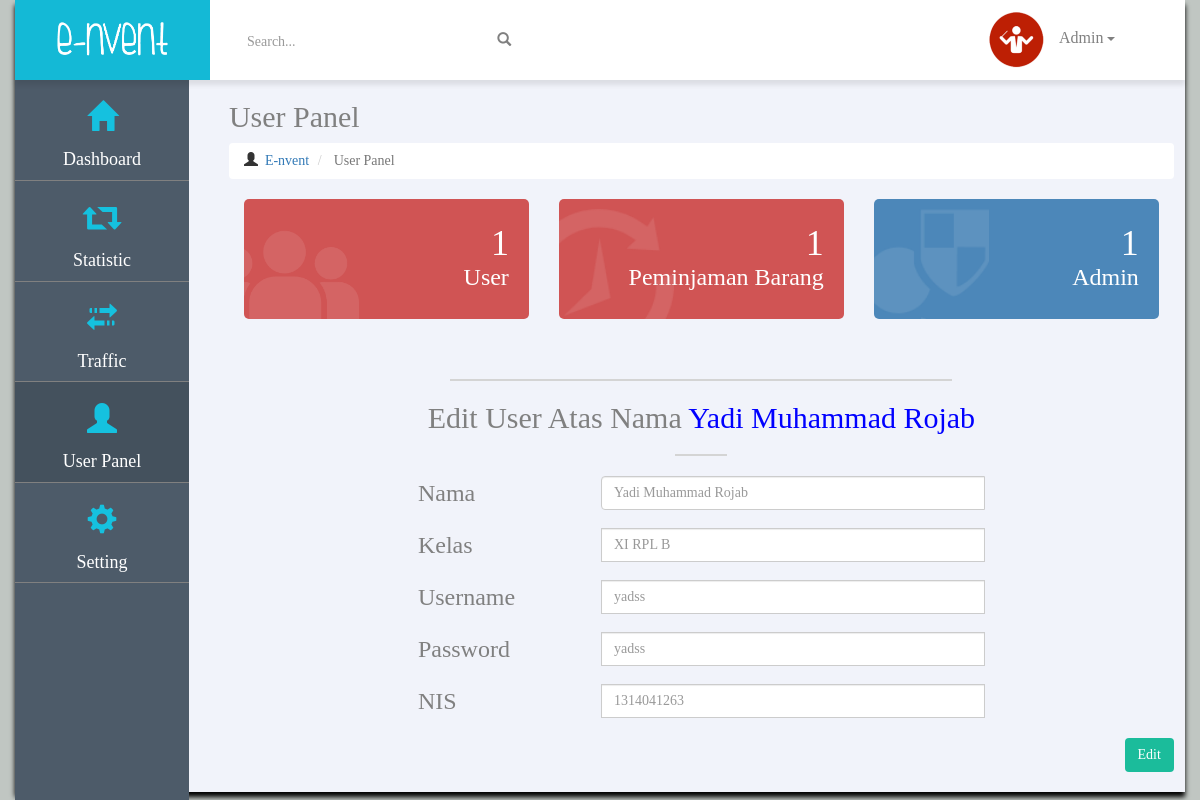
Screenshot of /page/admin/edit.php?id=3 (signed in) with the database file from the repository.
### tables this page shows
CREATE TABLE IF NOT EXISTS `user` (
  `USER_ID` int(11) NOT NULL AUTO_INCREMENT,
  `USERNAME` varchar(100) NOT NULL,
  `PASSWORD` varchar(100) NOT NULL,
  `TIPE` varchar(100) DEFAULT NULL,
  `NAMA` varchar(50) DEFAULT NULL,
  `KELAS` varchar(20) NOT NULL,
  `JENIS_KELAMIN` varchar(15) DEFAULT NULL,
  `NIS` int(11) NOT NULL,
  `ALAMAT` varchar(200) NOT NULL,
  `BANYAK_MEMINJAM` int(11) DEFAULT NULL,
  `FOTO` varchar(500) DEFAULT NULL,
  `BACKGROUND` varchar(500) DEFAULT NULL,
  PRIMARY KEY (`USER_ID`),
  UNIQUE KEY `NIS` (`NIS`)
);

### page/admin/edit.php (the view, shortened to what this page needs)
<?php
include('../../system/function.php');
?>
<html>
<head>
	<link rel="stylesheet" href="../../css/bootstrap.min.css">
	<link rel="stylesheet" href="../../css/bootstrap-theme.min.css">
	<link rel="stylesheet" type="text/css" href="../../css/tambahan.css">
</head>
<body style='background:#C0C6C2;'>
  <div class='container' style='background:#F1F3FA;height:auto;padding:0;box-shadow: 0 5px 5px black;'>
  <div class='navbar navbar-fixed-top'>
  <div class='container' style='padding:0;box-shadow: 0 5px 5px rgba(0,0,0,.09);'>
  <div class='col-md-2' style='background:#14B9D6;'>
    <center><img src="../../img/logo2.png" style='max-height:80px;' class='img-responsive'></center>
  </div>
    <div class='col-md-10' style='padding:10px;background:white;'>
      <div class='col-md-4'>
        <div class="input-group" style='margin-top:15px;'>
          <input type="text" class="form-control" placeholder="Search..." style='border:none;box-shadow:none;'>
          <span class="input-group-btn">
            <button class="btn btn-default" type="button" style='background:transparent;border:none;box-shadow:none;'><p class='glyphicon glyphicon-search' style='color:grey;'></p></button>
          </span>
        </div>
      </div>
      <div class='col-md-3 pull-right'>
        <img src='../profil/img/profil.jpg' height='60' width='60' style='border-radius:50%;' class='pull-left col-md-offset-2'>
        <div class="dropdown" style='margin-top:10px;'>
        <button class="btn dropdown-toggle" style='background:transparent;' type="button" id="dropdownMenu1" data-toggle="dropdown" aria-expanded="true">
        <p style='color:grey;font-size:16px;text-transform:capitalize;'> <?php tampilnama(); ?> <span class="caret"></span></p>
        </button>
        </div>
      </div>
    </div>
  </div>
</div>
<br><br><br><br>
<div class='container' style='padding:0;'>
  <div class='col-md-2' style='height:2000px;background:#4D5B69;padding:0;position:fixed;width:14.5%;'>
    <a href="index.php"><div class='col-md-12 lain' style='border-bottom:1px solid grey;'>
      <center><h2 class='glyphicon glyphicon-home' style='color:#15c1df;'></h2>
      <h4> Dashboard </h4>
      </center>
    </div>
    </a>
    <a href="statistic.php"><div class='col-md-12 lain' style='border-bottom:1px solid grey;'>
      <center><h2 class='glyphicon glyphicon-retweet' style='color:#15c1df;'></h2>
      <h4> Statistic </h4>
      </center>
    </div>
    </a>
    <a href="traffic.php"><div class='col-md-12 lain' style='border-bottom:1px solid grey;'>
      <center><h2 class='glyphicon glyphicon-transfer' style='color:#15c1df;'></h2>
      <h4> Traffic </h4>
      </center>
    </div>
    </a>
    <a href="user.php"><div class='col-md-12 active' style='border-bottom:1px solid grey;'>
      <center><h2 class='glyphicon glyphicon-user' style='color:#15c1df;'></h2>
      <h4> User Panel </h4>
      </center>
    </div>
    </a>
    <a href="setting.php"><div class='col-md-12 lain' style='height:100px;border-bottom:1px solid grey;'>
      <center><h2 class='glyphicon glyphicon-cog' style='color:#15c1df;'></h2>
      <h4> Setting </h4>
      </center>
    </div>
    </a>
  </div>
  <div class='col-md-10' style='margin-left:17%;'>
    <h2 style='color:grey;'>User Panel</h2>
    <ol class="breadcrumb" style='background:white;'>
      <li><i class='glyphicon glyphicon-user'> </i><a href='#'> &nbsp;E-nvent </a> </li>
      <li class='active'> User Panel</li>
    </ol>
    <div class='col-md-4'>
      <div class='user'>
        <h1 class='text-right' style='margin:0;padding-top:25px;margin-right:20px;color:white;'><?php jumlah_user(); ?> </h1>
        <h3 class='pull-right' style='margin:0;margin-right:20px;'> User </h3>
      </div>
    </div>
    <div class='col-md-4'>
      <div class='riwayat'>
        <h1 class='text-right' style='margin:0;padding-top:25px;margin-right:20px;color:white;'><?php jumlah_peminjaman(); ?></h1>
        <h3 class='pull-right' style='margin:0;margin-right:20px;'> Peminjaman Barang </h3>
      </div>
    </div>
    <div class='col-md-4'>
      <div class='admin'>
        <h1 class='text-right' style='margin:0;padding-top:25px;margin-right:20px;color:white;'><?php jumlah_admin(); ?></h1>
        <h3 class='pull-right' style='margin:0;margin-right:20px;'> Admin </h3>
      </div>
    </div>
<?php
  $id = $_GET['id'];
  $sql = mysql_query("SELECT *FROM user WHERE USER_ID='".$id."'");
  $data = mysql_fetch_array($sql);
  $name = $data['NAMA'];
  $kelas = $data['KELAS'];
  $username = $data['USERNAME'];
  $Password = $data['PASSWORD'];
  $NIS = $data['NIS'];
 ?>
  <hr style='width:500px;border:1px solid #d4d4d4;margin-top:200px;'>
  <h2 class='text-center' style='color:grey;'> Edit User Atas Nama <font color="blue"> <?php echo $name ?> </font></h2>
  <hr style='width:50px;border:1px solid #d4d4d4;'>
  <form method="post" action="../../system/edituser.php">
    <center>
    <table width='60%'>
    <tr>
      <td><h3 style='color:grey;margin:0;' class='pull-left'>Nama</h3></td>
      <td>
      <div class="input-group" style='width:100%;'>
      <input type="text" name="nama" class="form-control" placeholder='<?php echo $name; ?>' value="" required>
      </div>
      </td>
    </tr>
    <tr>
      <td>
        <br>
      </td>
    </tr>
    <tr>
      <td><h3 style='color:grey;margin:0;' class='pull-left'>Kelas</h3></td>
      <td>
      <div class="input-group" style='width:100%;'>
      <input type="text" name="kelas" class="form-control" placeholder='<?php echo $kelas ?>' value="" required>
      </div>
      </td>
    </tr>
    <tr>
      <td>
        <br>
      </td>
    </tr>
    <tr>
      <td><h3 style='color:grey;margin:0;' class='pull-left'>Username</h3></td>
      <td>
      <div class="input-group" style='width:100%;'>
      <input type="text" name="username" class="form-control" placeholder='<?php echo $username ?>' value="" required>
      </div>
      </td>
    </tr>
    <tr>
      <td>
        <br>
      </td>
    </tr>
    <tr>
      <td><h3 style='color:grey;margin:0;' class='pull-left'>Password</h3></td>
      <td>
      <div class="input-group" style='width:100%;'>
      <input type="password" name="password" class="form-control" placeholder='<?php echo $Password ?>' value="" required>
      </div>
      </td>
    </tr>
    <tr>
      <td>
        <br>
      </td>
    </tr>
    <tr>
      <td><h3 style='color:grey;margin:0;' class='pull-left'>NIS</h3></td>
      <td>
      <div class="input-group" style='width:100%;'>
      <input type="text" name="NIS" class="form-control" placeholder='<?php echo $NIS ?>' value="" required>
      </div>
      </td>
    </tr>
    </table>
    </center>
    <br>
    <button type='submit' name="submit" class='btn pull-right' style='background:#1BBC9B;color:white;'>Edit</button>
  </form>
  <br><br>
  </div>
</div>
</div>
</body>
</html>

### system/function.php (shortened to what this page needs)
			<?php
function tampilnama() {
	$username = $_SESSION['USERNAME'];
	$nama=mysql_query("select * from user where USERNAME='$username'") or die(mysql_error());
	$tnama=mysql_fetch_array($nama);
	echo $tnama['NAMA'];
}
function jumlah_user(){
	$user = mysql_query("SELECT * FROM user where TIPE='user'");
	$total = mysql_num_rows($user);
	$output =  $total;
	echo $output;
}
function jumlah_admin(){
	$admin = mysql_query("SELECT * FROM user WHERE tipe='admin'");
	$total = mysql_num_rows($admin);
	echo $total;
}
function jumlah_peminjaman(){
	$peminjam = mysql_query("SELECT * FROM peminjam");
  	$total = mysql_num_rows($peminjam);
	echo $total;
}
?>

### css/tambahan.css (style rules this page uses)
body, h1, h2, h3, h4, h5, h6, p { font-family: 'segoe ui light'; }
p { color:white; }
.wide h1, h2, h3, h4, h5, h6 { color: white; }
input { font-family: inherit; color: inherit; -webkit-box-sizing: border-box; -moz-box-sizing: border-box; box-sizing: border-box; }
#page2 h1, h4 { color: white; }
#page3 h1, h4 { color: white; }
.col-md-2 .active { background: #44515D; }
.col-md-2 .lain { transition:1s; }
.user { width: 100%; height: 120px; background: #D05454; background-image: url('../img/user.png'); background-position: -35px 10px; background-size:150px; background-repeat:no-repeat; border-radius: 5px; }
.riwayat { width: 100%; height: 120px; background: #D05454; background-image: url('../img/riwayat.png'); background-position: -35px 10px; background-size:150px; background-repeat:no-repeat; border-radius: 5px; }
.admin { width: 100%; height: 120px; background: #4C87B9; background-image: url('../img/admin.png'); background-position: -35px 10px; background-size:150px; background-repeat:no-repeat; border-radius: 5px; }

### rows the page displays
user: NAMA "Admin"
user: NAMA "Yadi Muhammad Rojab", nama "Yadi Muhammad Rojab", kelas "XI RPL B", username "yadss", NIS "1314041263"

### other values shown
$output "1"
$total "1"
